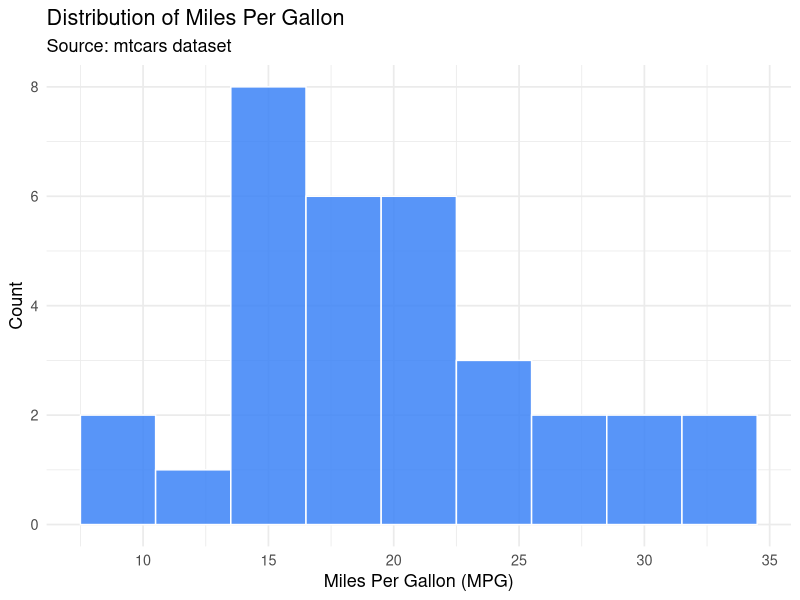

Generate this figure with R:
## ---- chunk 1
library(tidyverse)
## ---- chunk 2
#| label: fig-sample-plot
#| fig-cap: "A simple ggplot2 histogram using the built-in `mtcars` dataset."
#| fig-alt: "Histogram of miles per gallon for 32 cars in the mtcars dataset."

library(ggplot2)

ggplot(mtcars, aes(x = mpg)) +
  geom_histogram(binwidth = 3, fill = "#3b82f6", color = "white", alpha = 0.85) +
  labs(
    title = "Distribution of Miles Per Gallon",
    subtitle = "Source: mtcars dataset",
    x = "Miles Per Gallon (MPG)",
    y = "Count"
  ) +
  theme_minimal(base_size = 13)
## ---- chunk 3
#| label: tbl-stats
#| tbl-cap: "Summary statistics for the `mtcars` dataset (selected variables)."

mtcars |>
  select(mpg, cyl, hp, wt) |>
  summary() |>
  knitr::kable()
